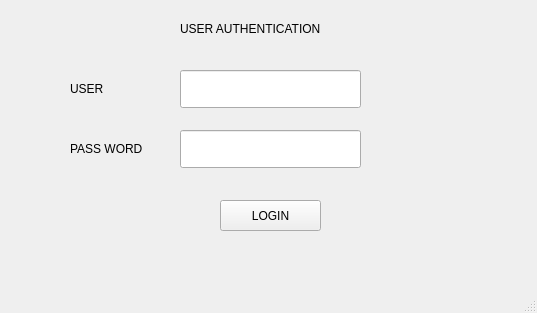
<?xml version="1.0" encoding="UTF-8"?>
<ui version="4.0">
 <class>MainWindow</class>
 <widget class="QMainWindow" name="MainWindow">
  <property name="geometry">
   <rect>
    <x>0</x>
    <y>0</y>
    <width>537</width>
    <height>313</height>
   </rect>
  </property>
  <property name="windowTitle">
   <string>MainWindow</string>
  </property>
  <widget class="QWidget" name="centralwidget">
   <widget class="QLabel" name="label">
    <property name="geometry">
     <rect>
      <x>70</x>
      <y>80</y>
      <width>59</width>
      <height>17</height>
     </rect>
    </property>
    <property name="font">
     <font>
      <pointsize>9</pointsize>
     </font>
    </property>
    <property name="text">
     <string>USER</string>
    </property>
   </widget>
   <widget class="QLineEdit" name="lineEdit">
    <property name="geometry">
     <rect>
      <x>180</x>
      <y>70</y>
      <width>181</width>
      <height>38</height>
     </rect>
    </property>
   </widget>
   <widget class="QLabel" name="label_2">
    <property name="geometry">
     <rect>
      <x>70</x>
      <y>140</y>
      <width>111</width>
      <height>17</height>
     </rect>
    </property>
    <property name="font">
     <font>
      <pointsize>9</pointsize>
     </font>
    </property>
    <property name="text">
     <string>PASS WORD</string>
    </property>
   </widget>
   <widget class="QLineEdit" name="lineEdit_2">
    <property name="geometry">
     <rect>
      <x>180</x>
      <y>130</y>
      <width>181</width>
      <height>38</height>
     </rect>
    </property>
   </widget>
   <widget class="QPushButton" name="pushButton">
    <property name="geometry">
     <rect>
      <x>220</x>
      <y>200</y>
      <width>101</width>
      <height>31</height>
     </rect>
    </property>
    <property name="font">
     <font>
      <pointsize>9</pointsize>
     </font>
    </property>
    <property name="text">
     <string>LOGIN</string>
    </property>
   </widget>
   <widget class="QLabel" name="label_3">
    <property name="geometry">
     <rect>
      <x>180</x>
      <y>20</y>
      <width>221</width>
      <height>17</height>
     </rect>
    </property>
    <property name="font">
     <font>
      <pointsize>9</pointsize>
     </font>
    </property>
    <property name="text">
     <string>USER AUTHENTICATION</string>
    </property>
   </widget>
  </widget>
  <widget class="QMenuBar" name="menubar">
   <property name="geometry">
    <rect>
     <x>0</x>
     <y>0</y>
     <width>537</width>
     <height>27</height>
    </rect>
   </property>
  </widget>
  <widget class="QStatusBar" name="statusbar"/>
 </widget>
 <resources/>
 <connections/>
</ui>
